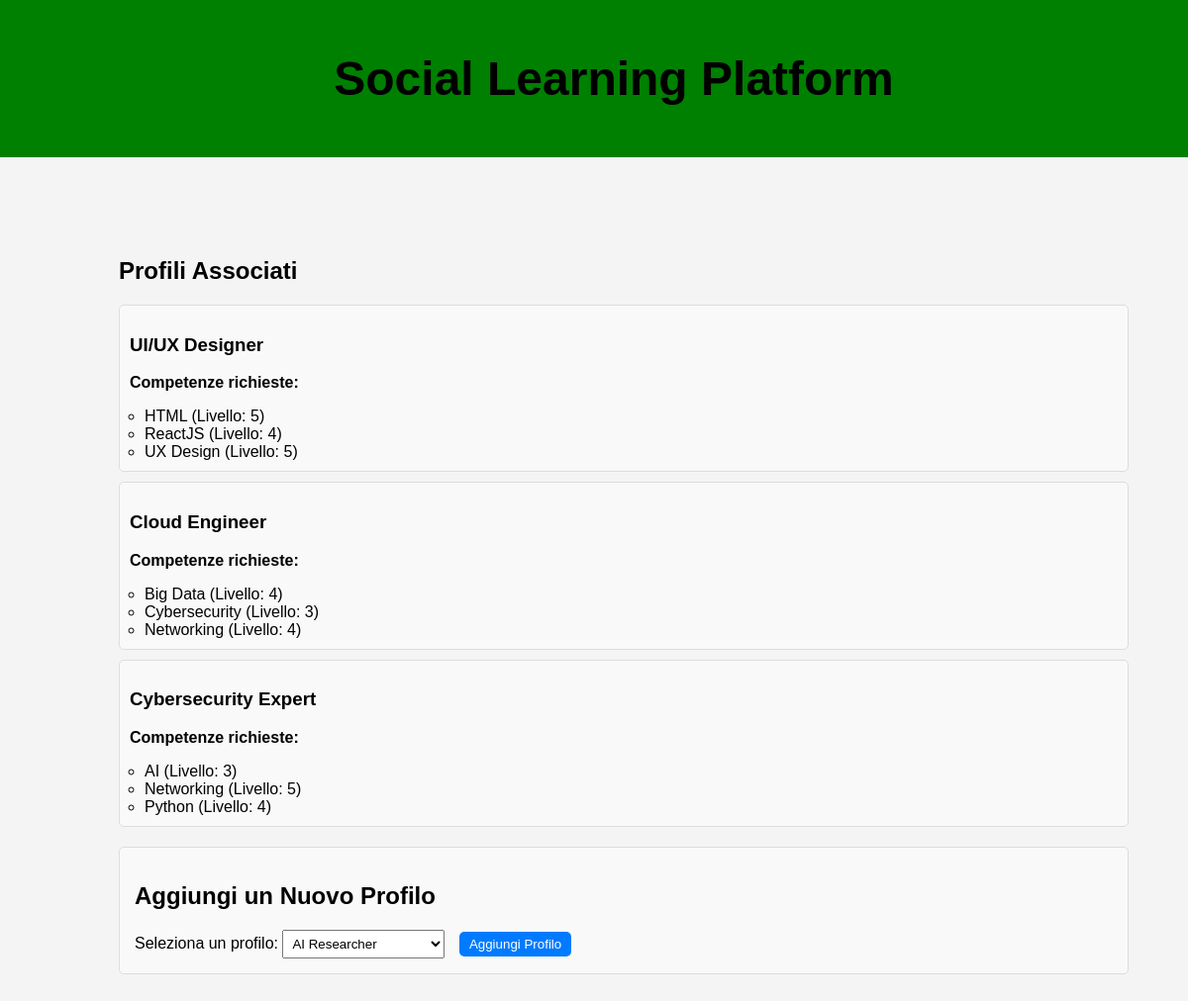
The app's page /php/inserisci_profilo.php?progetto=Social+Learning+Platform (signed in) with its own data.
### tables this page shows
CREATE TABLE ProfiloSkill (
    id_Profilo INT NOT NULL,
    nome_Competenza VARCHAR(50) NOT NULL,
    livello INT,
    PRIMARY KEY (id_Profilo, nome_Competenza),
    FOREIGN KEY (id_Profilo) REFERENCES Profilo(id),
    FOREIGN KEY (nome_Competenza) REFERENCES Skill(competenza)
);

### php/inserisci_profilo.php (the view, shortened to what this page needs)
<?php
require 'config.php';
$nomeProgetto = $_GET['progetto'] ?? null;
$conn = new mysqli($host, $username, $password, $dbname);
$stmt = $conn->prepare("SELECT id_Profilo FROM Profilo_Software WHERE nome_Software = ?");
$stmt->bind_param("s", $nomeProgetto);
$stmt->execute();
$result = $stmt->get_result();
$profili = [];
while ($row = $result->fetch_assoc()) {
    $idProfilo = $row['id_Profilo'];
    $stmtProfilo = $conn->prepare("SELECT nome FROM Profilo WHERE id = ?");
    $stmtProfilo->bind_param("i", $idProfilo);
    $stmtProfilo->execute();
    $resultProfilo = $stmtProfilo->get_result();
    if ($profilo = $resultProfilo->fetch_assoc()) {
        $nomeProfilo = $profilo['nome'];
        $stmtCompetenze = $conn->prepare("SELECT nome_competenza, livello FROM ProfiloSkill WHERE id_profilo = ?");
        $stmtCompetenze->bind_param("i", $idProfilo);
        $stmtCompetenze->execute();
        $resultCompetenze = $stmtCompetenze->get_result();
        $competenze = [];
        while ($rowComp = $resultCompetenze->fetch_assoc()) {
            $competenze[] = [
                'competenza' => $rowComp['nome_competenza'],
                'livello' => $rowComp['livello']
            ];
        }
        $profili[] = [
            'nome' => $nomeProfilo,
            'competenze' => $competenze
        ];
    }
}
$stmt = $conn->prepare("SELECT id, nome FROM Profilo WHERE id NOT IN (SELECT id_Profilo FROM Profilo_Software WHERE nome_Software = ?) ORDER BY nome");
$stmt->bind_param("s", $nomeProgetto);
$stmt->execute();
$resultProfiliDisponibili = $stmt->get_result();
?>
<!DOCTYPE html>
<html lang="it">
<head>
    <link rel="stylesheet" href="../css/dashboard.css">
    <link rel="stylesheet" href="../css/options.css">
</head>
<body>
    <header>
        <h1><?php echo htmlspecialchars($nomeProgetto); ?></h1>
    </header>
    <div class="content">
        <section>
            <h2>Profili Associati</h2>
            <?php if (!empty($profili)): ?>
                <ul class="profile-list">
                    <?php foreach ($profili as $profilo): ?>
                        <li class="profile-item">
                            <h3><?php echo htmlspecialchars($profilo['nome']); ?></h3>
                            <p><strong>Competenze richieste:</strong></p>
                            <ul class="competence-list">
                                <?php foreach ($profilo['competenze'] as $competenza): ?>
                                    <li><?php echo htmlspecialchars($competenza['competenza']); ?> (Livello: <?php echo $competenza['livello']; ?>)</li>
                                <?php endforeach; ?>
                            </ul>
                        </li>
                    <?php endforeach; ?>
                </ul>
            <?php else: ?>
                <p>Nessun profilo associato a questo progetto.</p>
            <?php endif; ?>
        </section>
        <section class="add-profile-form">
            <h2>Aggiungi un Nuovo Profilo</h2>
            <form method="POST">
                <label for="profilo_da_aggiungere">Seleziona un profilo:</label>
                <select name="profilo_da_aggiungere" id="profilo_da_aggiungere" required>
                    <?php while ($profilo = $resultProfiliDisponibili->fetch_assoc()): ?>
                        <option value="<?php echo $profilo['id']; ?>"><?php echo htmlspecialchars($profilo['nome']); ?></option>
                    <?php endwhile; ?>
                </select>
                <button type="submit">Aggiungi Profilo</button>
            </form>
        </section>
    </div>
</body>
</html>

### css/dashboard.css (style rules this page uses)
body { font-family: Arial, sans-serif; background-color: #f4f4f4; box-sizing: border-box; margin: 0; padding: 0; min-height: 100vh; overflow-y: auto; padding-bottom: 60px; }
header { text-align: center; padding: 20px; font-size: 24px; font-weight: bold; background-color: green; position: fixed; top: 0; width: 100%; }
.content { padding: 30vh 5vw 20vh 10vw; }

### php/inserisci_profilo.php (style rules this page uses)
.profile-list { list-style-type: none; padding: 0; }
.profile-item { border: 1px solid #ddd; padding: 10px; margin-bottom: 10px; border-radius: 5px; background: #f9f9f9; }
.competence-list { margin-top: 5px; padding-left: 15px; }
.add-profile-form { margin-top: 20px; padding: 15px; border: 1px solid #ddd; border-radius: 5px; background: #f9f9f9; }
.add-profile-form select { padding: 5px; margin-right: 10px; }
.add-profile-form button { padding: 5px 10px; background-color: #007BFF; color: white; border: none; border-radius: 5px; cursor: pointer; }

### records on screen
profiloskill: nome_Competenza "HTML", livello "5"
profiloskill: nome_Competenza "ReactJS", livello "4"
profiloskill: nome_Competenza "UX Design", livello "5"
profiloskill: nome_Competenza "Big Data", livello "4"
profiloskill: nome_Competenza "Cybersecurity", livello "3"
profiloskill: nome_Competenza "Networking", livello "4"
profiloskill: nome_Competenza "Networking", livello "5"
profiloskill: nome_Competenza "Python", livello "4"

### other values on screen
$nomeProgetto "Social Learning Platform"
$profilo['nome'] "UI/UX Designer"
$profilo['nome'] "Cloud Engineer"
$profilo['nome'] "Cybersecurity Expert"
$competenza['competenza'] "AI"
$competenza['livello'] "3"
form field profilo_da_aggiungere "AI Researcher"
